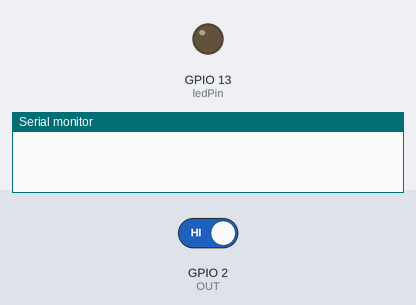
A sketch run on a simulated ESP32. Shown: output pins drawn as LEDs (lit = HIGH), the last lines printed to the serial monitor. The inputs (shaded band) are chosen by the test bench; at power-on: GPIO 2 (OUT) HIGH.

Above: at 1.2 s.
1.3 s: GPIO 2 (OUT) driven LOW
At 2.1 s:
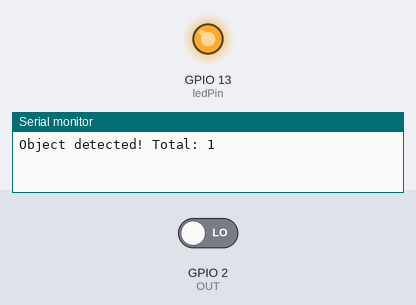
2.8 s: GPIO 2 (OUT) driven HIGH
At 3.2 s:
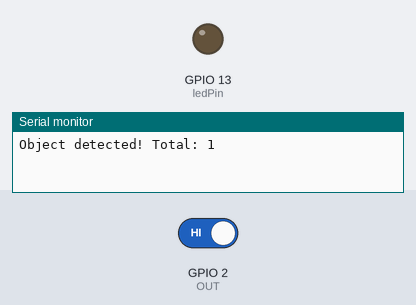
Timing chart, 0 to 5.8 s (numbered marks = the images above; inputs shaded):
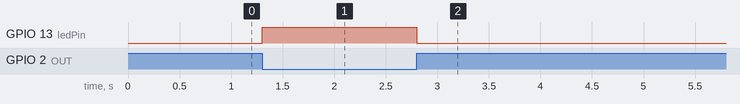

The sketch:

IR_sensor.ino
```cpp
/*======================================================
                       IR SENSOR
========================================================
Description:
This program reads the signal from an infrared (IR) sensor
module to detect the presence of an obstacle or measure
proximity, and outputs the sensor readings and detection
status to the Serial Monitor.

Programmer:
  Sergie D. Gomez

Date:
  14 October 2026
-----------------------------------------------------*/


const int OUT = 2;
const int ledPin = 13;

int Number_of_Object = 0;
int SensorState = 0;
int lastSensorState = HIGH;

void setup() {
  Serial.begin(9600);
  pinMode(ledPin, OUTPUT);
  pinMode(OUT, INPUT);
}
void loop() {
  SensorState = digitalRead(OUT);
  if (SensorState == LOW && lastSensorState == HIGH) {
    Number_of_Object++;
    digitalWrite(ledPin, HIGH);
    Serial.printf("Object detected! Total: %d\n", Number_of_Object);
    delay(200);
  } else if (SensorState == HIGH) {
    digitalWrite(ledPin, LOW);
  }
  lastSensorState = SensorState;
}
```

Measured:
- after the input at 1.3 s, GPIO 13 (ledPin): LOW → HIGH at once
- after the input at 2.8 s, GPIO 13 (ledPin): HIGH → LOW at once
